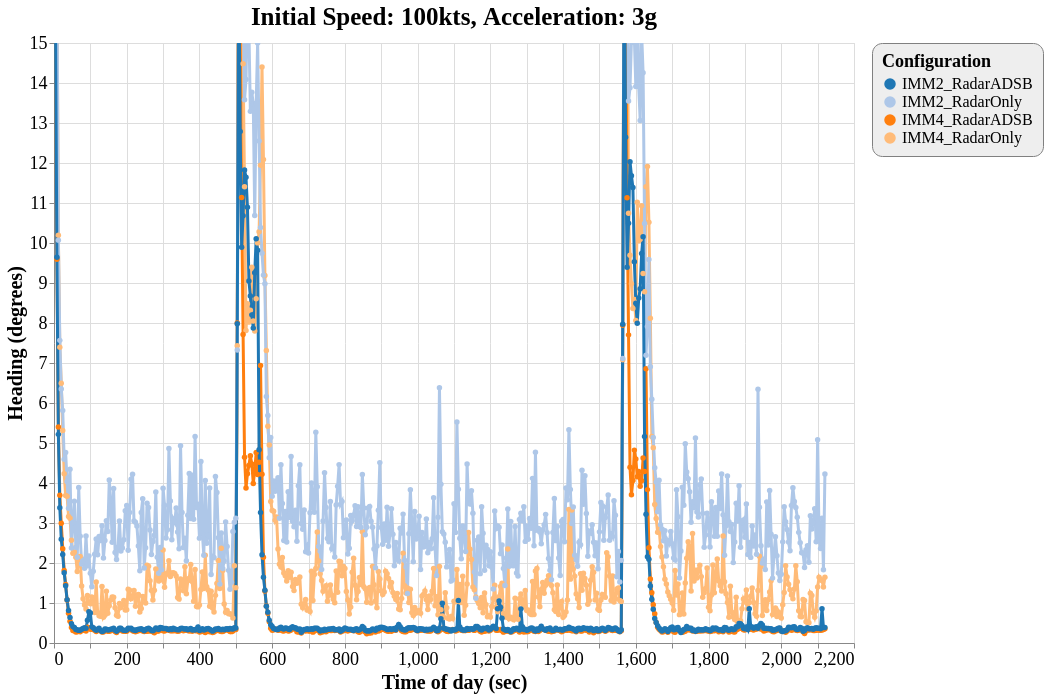

Specify this chart in Vega-Lite:
### Vega-Lite specification from a JSON file in a GitHub repository (floating-point values rounded to 4 significant figures; data arrays with more than 128 entries replaced by an {"elided": "..."} marker saying what was removed)
{"config": {"view": {"continuousWidth": 800, "continuousHeight": 600}, "axisX": {"labelFontSize": 18, "titleFontSize": 20}, "axisY": {"labelFontSize": 18, "titleFontSize": 20}, "font": "Times New Roman", "legend": {"cornerRadius": 10, "fillColor": "#EEEEEE", "labelFontSize": 16, "padding": 10, "strokeColor": "gray", "titleFontSize": 18}, "title": {"fontSize": 25}}, "data": {"name": "data-2b64e0e92e59bf2efbb8635b395a4c4c"}, "mark": {"type": "line", "point": true, "strokeWidth": 3}, "encoding": {"color": {"type": "ordinal", "field": "config", "scale": {"scheme": "category20"}, "title": "Configuration"}, "x": {"type": "quantitative", "field": "time", "title": "Time of day (sec)"}, "y": {"type": "quantitative", "field": "rmse_hdg", "scale": {"domain": [0, 15], "zero": false}, "title": "Heading (degrees)"}}, "selection": {"selector030": {"type": "interval", "bind": "scales", "encodings": ["x", "y"]}}, "title": "Initial Speed: 100kts, Acceleration: 3g", "$schema": "https://vega.github.io/schema/vega-lite/v4.8.1.json", "datasets": {"data-2b64e0e92e59bf2efbb8635b395a4c4c": {"elided": "2118 records"}}}
